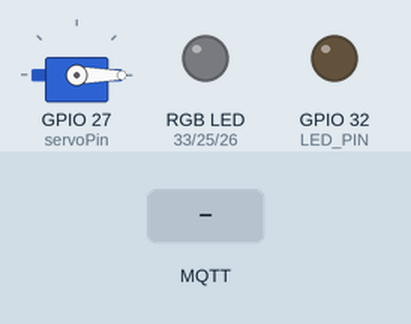
The program below on a simulated ESP32. Parts: servo, an RGB LED mixed from three pins (HIGH = lit), output pins drawn as LEDs (lit = HIGH). The test bench sets the inputs (shaded band). WiFi joins after 1.5 s; servers stay silent unless stated; no MQTT or app messages arrive unless stated; what the program prints to the serial monitor is not drawn.

Above: at 2.7 s.
2.8 s: MQTT message "true" arrives on the first subscribed topic
At 3.4 s:
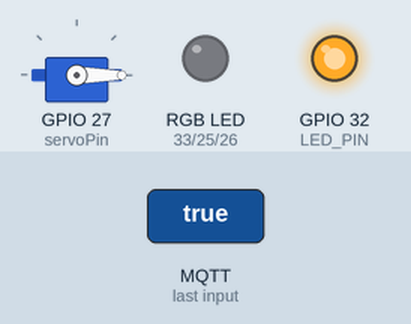
4.3 s: MQTT message "red" arrives on the second subscribed topic
At 4.6 s:
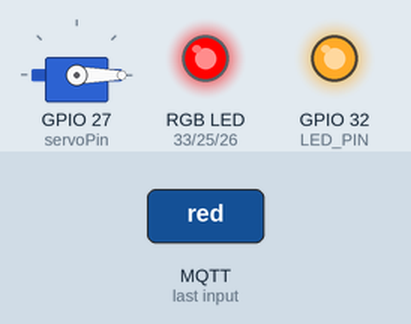
5.8 s: MQTT message "false" arrives on the first subscribed topic
At 6.9 s:
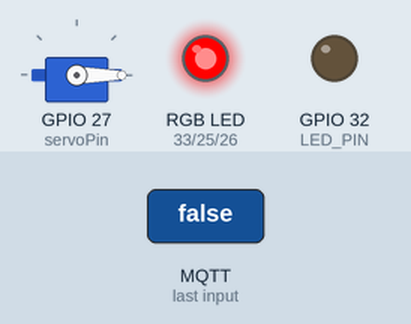
7.3 s: MQTT message "green" arrives on the second subscribed topic
At 8.0 s:
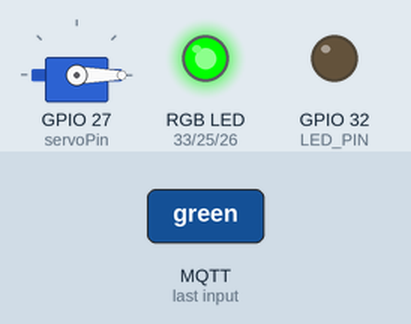
8.8 s: MQTT message "blue" arrives on the second subscribed topic
At 9.1 s:
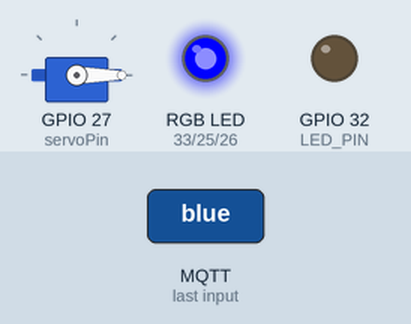
10.3 s: MQTT message "true" arrives on the first subscribed topic
At 11.5 s:
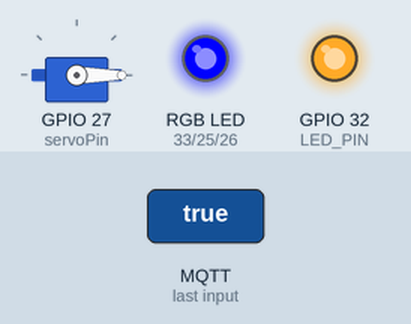
Timing chart, 0 to 12.8 s (numbered marks = the images above; inputs shaded):
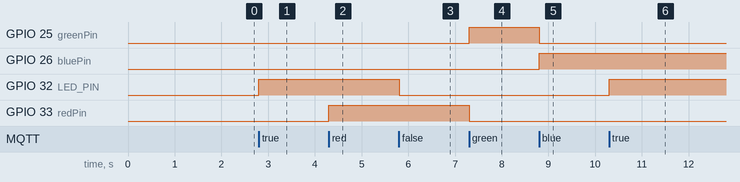

Measured:
- after the input at 2.8 s, GPIO 32 (LED_PIN): LOW → HIGH at once
- after the input at 4.3 s, GPIO 33 (redPin): LOW → HIGH at once
- after the input at 5.8 s, GPIO 32 (LED_PIN): HIGH → LOW at once
- after the input at 7.3 s, GPIO 25 (greenPin): LOW → HIGH at once; GPIO 33 (redPin): HIGH → LOW at once
- after the input at 8.8 s, GPIO 25 (greenPin): HIGH → LOW at once; GPIO 26 (bluePin): LOW → HIGH at once
- after the input at 10.3 s, GPIO 32 (LED_PIN): LOW → HIGH at once

The program:

main.cpp
```cpp
#include <Arduino.h>
#include <ESP32Servo.h>
#include <WiFi.h>
#include <PubSubClient.h>

// Update these with your Wi-Fi and MQTT broker details
const char *ssid = "<CHANGE_TO_YOUR_WIFI_SSID>";
const char *password = "<CHANGE_TO_YOUR_WIFI_PASSWORD>";
const char *mqtt_server = "<CHANGE_TO_YOUR_MQTT_SERVER_IP>";

WiFiClient espClient;
PubSubClient client(espClient);

const char *mqttToggleLEDTopic = "toggle-led";
const char *mqttRGBColorSetTopic = "rgb-color-set";
const char *mqttServoPositionSetTopic = "servo-position-set";

// LED PIN Setup
const int LED_PIN = 32;

// RGB LED PIN Setup
const int redPin = 33;
const int greenPin = 25;
const int bluePin = 26;

// Servo PinSetup
int const servoPin = 27;
Servo servoMotor;
int pos = 0;

//  Forward Declaration
void processMessage(const char *topic, const char *message);
void moveServo(int position);
void setupWifi();
void mqttCallback(char *topic, byte *payload, unsigned int length);
void reconnect();
void handleLedMessage(String payload);
void handleRgbMessage(String payload);
void handleServoMessage(String payload);

void setup()
{
  Serial.begin(9600);
  // Setup WiFi connection details
  setupWifi();
  // Setup MQTT Connection
  client.setServer(mqtt_server, 1883);
  client.setCallback(mqttCallback);

  // Initialize other setup tasks if needed
  pinMode(LED_PIN, OUTPUT);
  // RGB LED
  pinMode(redPin, OUTPUT);
  pinMode(greenPin, OUTPUT);
  pinMode(bluePin, OUTPUT);

	// Allow allocation of all timers
	ESP32PWM::allocateTimer(0);
	ESP32PWM::allocateTimer(1);
	ESP32PWM::allocateTimer(2);
	ESP32PWM::allocateTimer(3);
  servoMotor.setPeriodHertz(50);           // standard 50 hz servo
  servoMotor.attach(servoPin, 500, 2450); // attaches the servo on pin 18 to the servo object
  moveServo(0);

}

void loop()
{
  if (!client.connected())
  {
    reconnect();
  }
  client.loop();
}

void setupWifi()
{
  delay(10);
  Serial.println();
  Serial.print("Connecting to ");
  Serial.println(ssid);

  WiFi.begin(ssid, password);

  while (WiFi.status() != WL_CONNECTED)
  {
    delay(500);
    Serial.print(".");
  }

  Serial.println("");
  Serial.println("WiFi connected");
  Serial.println("IP address: ");
  Serial.println(WiFi.localIP());
}

void mqttCallback(char *topic, byte *payload, unsigned int length)
{

  String payloadStr = "";
  for (int i = 0; i < length; i++)
  {
    payloadStr += (char)payload[i];
  }

  Serial.print("Received message on topic '");
  Serial.print(topic);
  Serial.print("': ");
  Serial.println(payloadStr);

  if (strcmp(topic, mqttToggleLEDTopic) == 0)
  {
    handleLedMessage(payloadStr);
  }
  else if (strcmp(topic, mqttRGBColorSetTopic) == 0)
  {
    handleRgbMessage(payloadStr);
  }
  else if (strcmp(topic, mqttServoPositionSetTopic) == 0)
  {
    handleServoMessage(payloadStr);
  }
}

void reconnect()
{
  while (!client.connected())
  {
    Serial.print("Attempting MQTT connection...");
    if (client.connect("ESP32Client"))
    {
      Serial.println("connected");
      client.subscribe(mqttToggleLEDTopic);
      client.subscribe(mqttRGBColorSetTopic);
      client.subscribe(mqttServoPositionSetTopic);
    }
    else
    {
      Serial.print("failed, rc=");
      Serial.print(client.state());
      Serial.println(" try again in 5 seconds");
      delay(5000);
    }
  }
}

void handleLedMessage(String payload)
{
  if (payload.equals("true"))
  {
    digitalWrite(LED_PIN, HIGH);
  }
  else if (payload.equals("false"))
  {
    digitalWrite(LED_PIN, LOW);
  }
}

void handleRgbMessage(String payload)
{
  if (payload.equals("red"))
  {
    analogWrite(redPin, 255);
    analogWrite(greenPin, 0);
    analogWrite(bluePin, 0);
  }
  else if (payload.equals("green"))
  {
    analogWrite(redPin, 0);
    analogWrite(greenPin, 255);
    analogWrite(bluePin, 0);
  }
  else if (payload.equals("blue"))
  {
    analogWrite(redPin, 0);
    analogWrite(greenPin, 0);
    analogWrite(bluePin, 255);
  }
}

void handleServoMessage(String payload)
{
  int angle = payload.toInt();
  moveServo(angle);
}

void moveServo(int position)
{
  // Set the servo position
  servoMotor.write(position);

  // Wait for some time
  delay(20);
}
```
